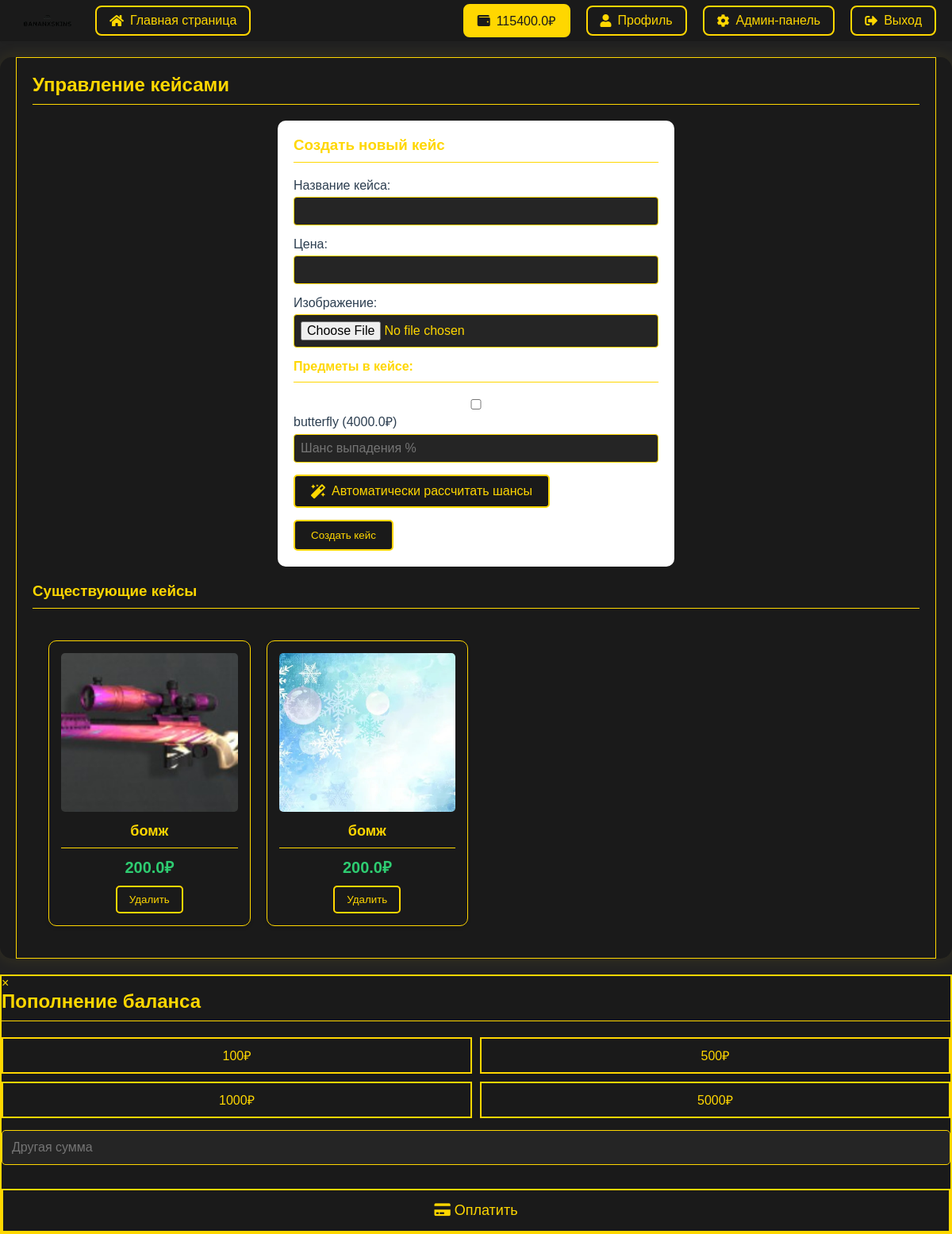
/admin/cases (signed in), run on the app's committed database.
### app.py (models this page shows)
class User(UserMixin, db.Model):
    id = db.Column(db.Integer, primary_key=True)
    username = db.Column(db.String(80), unique=True, nullable=False)
    login = db.Column(db.String(80), unique=True, nullable=False)
    password_hash = db.Column(db.String(120), nullable=False)
    balance = db.Column(db.Float, default=0.0)
    is_admin = db.Column(db.Boolean, default=False)
    avatar = db.Column(db.String(200), default='default_avatar.png')
    inventory = db.relationship('Inventory', backref='user', lazy=True)
    withdrawals = db.relationship('Withdrawal', backref='user', lazy=True)
    notifications = db.relationship('Notification', backref='user', lazy=True)

class Item(db.Model):
    __tablename__ = 'item'
    id = db.Column(db.String(3), primary_key=True)
    name = db.Column(db.String(100), nullable=False)
    image = db.Column(db.String(200), nullable=False)
    price = db.Column(db.Float, nullable=False)
    case_items = db.relationship('CaseItem', backref='item', lazy=True)

class Case(db.Model):
    __tablename__ = 'cases'
    id = db.Column(db.Integer, primary_key=True)
    name = db.Column(db.String(100), nullable=False)
    image = db.Column(db.String(200), nullable=False)
    price = db.Column(db.Float, nullable=False)
    items = db.relationship('CaseItem', backref='case', lazy=True)

### app.py (the view, shortened to what this page needs)
@app.route('/admin/cases', methods=['GET', 'POST'])
@login_required
def admin_cases():
    if not current_user.is_admin:
        return redirect(url_for('index'))
    items = Item.query.all()
    cases = Case.query.all()
    return render_template('admin/cases.html', items=items, cases=cases)

### app.py (called while the page is built)
@login_manager.user_loader
def load_user(user_id):
    return User.query.get(int(user_id))

### templates/admin/cases.html (shortened to what this page needs)
{% extends "base.html" %}
{% block content %}
<div class="container">
    <h2>Управление кейсами</h2>
    <div class="admin-form">
        <h3>Создать новый кейс</h3>
        <form method="POST" enctype="multipart/form-data">
            <div class="form-group">
                <label for="name">Название кейса:</label>
                <input type="text" id="name" name="name" required>
            </div>
            <div class="form-group">
                <label for="price">Цена:</label>
                <input type="number" id="price" name="price" step="0.01" required>
            </div>
            <div class="form-group">
                <label for="image">Изображение:</label>
                <input type="file" id="image" name="image" accept="image/*" required>
            </div>
            <h4>Предметы в кейсе:</h4>
            <div id="items-container">
                {% for item in items %}
                <div class="form-group">
                    <label>
                        <input type="checkbox"
                               name="item_{{ item.id }}"
                               value="{{ item.id }}"
                               data-price="{{ item.price }}"
                               data-name="{{ item.name }}">
                        {{ item.name }} ({{ item.price }}₽)
                    </label>
                    <input type="number"
                           name="chance_{{ item.id }}"
                           placeholder="Шанс выпадения %"
                           step="0.01"
                           min="0"
                           max="100">
                </div>
                {% endfor %}
            </div>
            <div class="form-group">
                <button type="button" class="auto-chances-btn" onclick="calculateChances()">
                    <i class="fas fa-magic"></i> Автоматически рассчитать шансы
                </button>
            </div>
            <button type="submit" class="submit-btn">Создать кейс</button>
        </form>
    </div>
    <h3>Существующие кейсы</h3>
    <div class="cases-grid">
        {% for case in cases %}
        <div class="case-card">
            <img src="{{ url_for('static', filename='uploads/' + case.image) }}"
                 alt="{{ case.name }}" class="case-image">
            <h3 class="case-name">{{ case.name }}</h3>
            <p class="case-price">{{ case.price }}₽</p>
            <form method="POST" action="{{ url_for('admin_delete_case', case_id=case.id) }}"
                  onsubmit="return confirm('Вы уверены, что хотите удалить этот кейс?');">
                <button type="submit" class="delete-btn">Удалить</button>
            </form>
        </div>
        {% endfor %}
    </div>
</div>
{% endblock %}

### templates/base.html (shortened to what this page needs)
<!DOCTYPE html>
<html>
<head>
    <link rel="stylesheet" href="{{ url_for('static', filename='css/style.css') }}">
    <link rel="stylesheet" href="https://cdnjs.cloudflare.com/ajax/libs/font-awesome/5.15.4/css/all.min.css">
</head>
<body>
    <nav class="navbar">
        <div class="nav-content">
            <div class="nav-left">
                <a href="{{ url_for('index') }}" class="logo-link">
                    <img src="{{ url_for('static', filename='images/logo.png') }}" alt="Logo" class="site-logo">
                </a>
                <a href="{{ url_for('index') }}" class="nav-link">
                    <i class="fas fa-home"></i>
                    Главная страница
                </a>
            </div>
            <div class="nav-right">
                {% if current_user.is_authenticated %}
                    <a href="#" class="nav-link balance-btn" onclick="showTopUpModal()">
                        <i class="fas fa-wallet"></i>
                        {{ current_user.balance }}₽
                    </a>
                    <a href="{{ url_for('profile') }}" class="nav-link">
                        <i class="fas fa-user"></i>
                        Профиль
                    </a>
                    {% if current_user.is_admin %}
                        <a href="{{ url_for('admin_index') }}" class="nav-link">
                            <i class="fas fa-cog"></i>
                            Админ-панель
                        </a>
                    {% endif %}
                    <a href="{{ url_for('logout') }}" class="nav-link">
                        <i class="fas fa-sign-out-alt"></i>
                        Выход
                    </a>
                {% else %}
                    <a href="{{ url_for('login') }}" class="nav-link">
                        <i class="fas fa-sign-in-alt"></i>
                        Вход
                    </a>
                {% endif %}
            </div>
        </div>
    </nav>
    <div class="content">
        {% block content %}{% endblock %}
    </div>
    <div id="topUpModal" class="modal">
        <div class="modal-content">
            <span class="close" onclick="closeTopUpModal()">&times;</span>
            <h2>Пополнение баланса</h2>
            <div class="top-up-form">
                <div class="amount-buttons">
                    <button onclick="setAmount(100)" class="amount-btn">100₽</button>
                    <button onclick="setAmount(500)" class="amount-btn">500₽</button>
                    <button onclick="setAmount(1000)" class="amount-btn">1000₽</button>
                    <button onclick="setAmount(5000)" class="amount-btn">5000₽</button>
                </div>
                <input type="number" id="customAmount" placeholder="Другая сумма" min="100">
                <button onclick="processPayment()" class="pay-btn">
                    <i class="fas fa-credit-card"></i>
                    Оплатить
                </button>
            </div>
        </div>
    </div>
</body>
</html>

### static/css/style.css (style rules this page uses)
:root { --primary-color: #4a90e2; --secondary-color: #2c3e50; --success-color: #2ecc71; --error-color: #e74c3c; --background-color: #f5f6fa; --text-color: #2c3e50; --shadow: 0 2px 15px rgba(0,0,0,0.1); }
* { margin: 0; padding: 0; box-sizing: border-box; transition: all 0.3s ease; }
body { font-family: Arial, sans-serif; margin: 0; padding: 0; background-color: #f0f2f5; }
.container { max-width: 1200px; margin: 0 auto; padding: 20px; }
.navbar { background: linear-gradient(135deg, var(--primary-color), var(--secondary-color)); padding: 1rem 0; position: fixed; width: 100%; top: 0; z-index: 1000; box-shadow: var(--shadow); }
.nav-link { color: white; text-decoration: none; padding: 0.8rem 1.5rem; border-radius: 25px; display: flex; align-items: center; gap: 0.5rem; font-weight: 500; position: relative; overflow: hidden; }
.nav-link i { font-size: 1.2rem; }
.content { margin-top: 100px; padding: 2rem; animation: fadeIn 0.5s ease-out; }
.form-group { margin-bottom: 1.5rem; }
.form-group label { display: block; margin-bottom: 0.5rem; font-weight: 500; color: var(--secondary-color); }
.form-group input { width: 100%; padding: 0.8rem; border: 2px solid #eee; border-radius: 8px; font-size: 1rem; transition: border-color 0.3s ease; }
.delete-btn { background: #e74c3c; color: white; border: none; padding: 8px 15px; border-radius: 5px; cursor: pointer; margin-top: 10px; }
.items-grid, .cases-grid { display: grid; grid-template-columns: repeat(auto-fill, minmax(200px, 1fr)); gap: 1rem; margin-top: 1rem; }
.item-card, .case-card { background: white; border-radius: 10px; overflow: hidden; box-shadow: var(--shadow); transition: transform 0.3s ease; }
.item-card img, .case-card img { width: 100%; height: 200px; object-fit: cover; }
.cases-grid { display: grid; grid-template-columns: repeat(auto-fill, minmax(250px, 1fr)); gap: 20px; padding: 20px; }
.case-card { background: white; border-radius: 10px; box-shadow: 0 2px 5px rgba(0,0,0,0.1); padding: 15px; text-align: center; transition: transform 0.2s; }
.case-image { width: 100%; height: 200px; object-fit: cover; border-radius: 5px; }
.case-name { font-size: 18px; margin: 10px 0; }
.case-price { color: #2ecc71; font-weight: bold; font-size: 20px; }
.admin-form { background: white; padding: 20px; border-radius: 10px; max-width: 500px; margin: 20px auto; }
.form-group { margin-bottom: 15px; }
.form-group label { display: block; margin-bottom: 5px; }
.form-group input { width: 100%; padding: 8px; border: 1px solid #ddd; border-radius: 4px; }
.submit-btn { background: #2ecc71; color: white; border: none; padding: 10px 20px; border-radius: 5px; cursor: pointer; }

### templates/admin/cases.html (style rules this page uses)
.auto-chances-btn { background: #3498db; color: white; border: none; padding: 10px 20px; border-radius: 5px; cursor: pointer; font-size: 16px; margin: 10px 0; display: flex; align-items: center; gap: 8px; transition: all 0.3s ease; }
.auto-chances-btn i { font-size: 18px; }

### data on the page
User: balance "115400.0"
Item: name "butterfly", price "4000.0"
Case: image (picture), name "бомж", price "200.0"
Case: image (picture), name "бомж", price "200.0"
